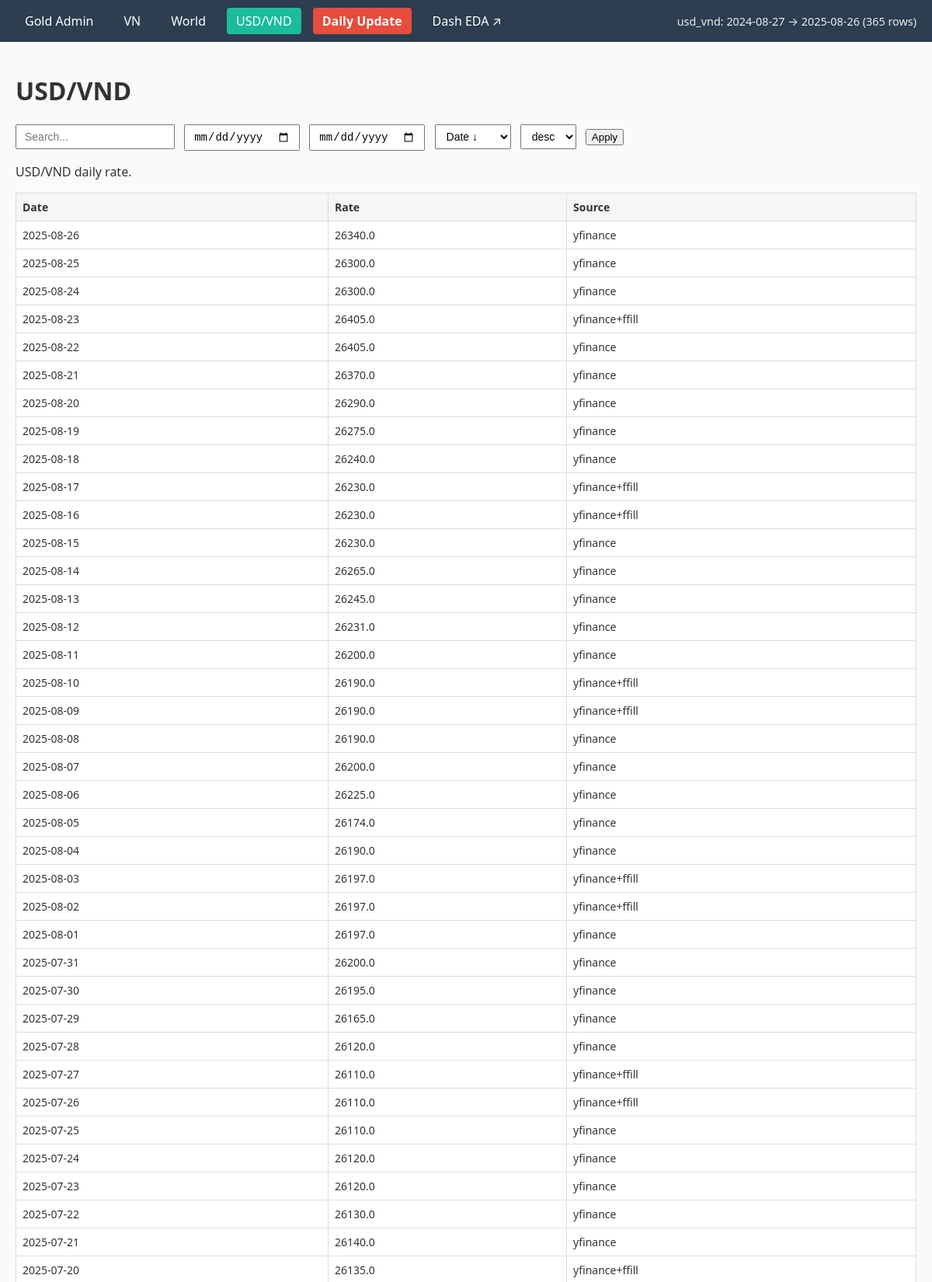
The page /admin/fx (upper part) on the database its author committed.
### tables this page shows
CREATE TABLE usd_vnd(
        date   TEXT PRIMARY KEY,   -- YYYY-MM-DD
        rate   REAL,               -- VND per USD
        source TEXT
    );

### backend/routes/admin.py (the view)
@admin_bp.get("/fx", endpoint="admin_fx")
def admin_fx():
    page = _page_arg()
    sort_col, sort_dir = _sort_args(default_col="date", default_dir="desc")
    q = (request.args.get("search") or "").strip()
    min_d, max_d, total_rows_all = get_min_max_rows("usd_vnd", "date")
    where = []
    params: list[Any] = []
    if q:
        where.append("(source LIKE ?)")
        params.append(f"%{_like(q)}%")
    where_sql = ("WHERE " + " AND ".join(where)) if where else ""
    count_sql = f"SELECT COUNT(*) FROM usd_vnd {where_sql}"
    total_rows = int(query(count_sql, tuple(params))[0][0])
    total_pages = max(1, ceil(total_rows / PAGE_SIZE))
    page = min(page, total_pages)
    offset = (page - 1) * PAGE_SIZE
    sortable = {"date", "rate", "source"}
    if sort_col not in sortable:
        sort_col = "date"
    order_sql = f"ORDER BY {sort_col} {sort_dir}"
    sql = f"""
        SELECT date, rate, source
        FROM usd_vnd
        {where_sql}
        {order_sql}
        LIMIT ? OFFSET ?
    """
    data_rows = query(sql, tuple(params + [PAGE_SIZE, offset]))
    columns = ["date", "rate", "source"]
    rows = _rows_to_dicts(columns, data_rows)
    headers = [
        ("date_desc", "Date ↓"), ("date_asc", "Date ↑"),
        ("rate_desc", "Rate ↓"), ("rate_asc", "Rate ↑"),
        ("source_asc", "Source ↑"), ("source_desc", "Source ↓"),
    ]
    sort_key = request.args.get("sort") or f"{sort_col}_{sort_dir}"
    if "_" in sort_key:
        col, dir_ = sort_key.rsplit("_", 1)
        sort_col, sort_dir = col, ("desc" if dir_ == "desc" else "asc")
    return render_template(
        "admin_table.html",
        title="USD/VND",
        nav="fx",
        rows=rows,
        page=page,
        total_pages=total_pages,
        page_size=PAGE_SIZE,
        total_rows=total_rows,
        brands=None,
        selected_brand="",
        date_from="",
        date_to="",
        search=q,
        headers=headers,
        sort=sort_key,
        order=("desc" if sort_key.endswith("desc") else "asc"),
        data_range={"table": "usd_vnd", "min_date": min_d, "max_date": max_d, "total_rows": total_rows_all},
        table="usd_vnd",
        columns=[("date", "Date"), ("rate", "Rate"), ("source", "Source")],
        help_text="USD/VND daily rate.",
    )

### backend/db.py (called while the page is built)
def _connect() -> sqlite3.Connection:
    conn = sqlite3.connect(DB_PATH)
    conn.row_factory = sqlite3.Row  # <-- KEY: rows behave like dicts
    return conn

def query(sql: str, params: Iterable[Any] | Mapping[str, Any] | None = None) -> List[sqlite3.Row]:
    with _connect() as conn:
        cur = conn.execute(sql, params or {})
        return cur.fetchall()

def get_min_max_rows(table: str, date_col: str = "date") -> tuple[str | None, str | None, int]:
    sql = f"SELECT MIN({date_col}) AS min_d, MAX({date_col}) AS max_d, COUNT(*) AS n FROM {table}"
    rows = query(sql)
    if not rows:
        return None, None, 0
    r = rows[0]
    return (r["min_d"], r["max_d"], int(r["n"] or 0))

### backend/routes/admin.py (called while the page is built)
def _page_arg(default: int = 1) -> int:
    try:
        p = int(request.args.get("page") or default)
        return max(1, p)
    except Exception:
        return default

def _sort_args(default_col: str, default_dir: str = "desc") -> tuple[str, str]:
    col = (request.args.get("sort") or default_col).strip()
    direction = (request.args.get("dir") or default_dir).lower()
    if direction not in ("asc", "desc"):
        direction = default_dir
    return col, direction

def _rows_to_dicts(columns: Sequence[str], rows: Iterable[Sequence[Any]]) -> list[dict[str, Any]]:
    out: list[dict[str, Any]] = []
    for r in rows:
        out.append({columns[i]: r[i] if i < len(r) else None for i in range(len(columns))})
    return out

### backend/templates/admin_table.html (shortened to what this page needs)
{% extends "base.html" %}
{% block content %}
<h1>{{ title }}</h1>
<form class="filters" method="get">
  <input type="text"
         name="search"
         placeholder="Search..."
         value="{{ search or request.args.get('search', '') }}"/>
  <input type="date" name="date_from" value="{{ date_from or '' }}"/>
  <input type="date" name="date_to"   value="{{ date_to or '' }}"/>
  <select name="sort" onchange="this.form.submit()">
    {% for key, label in headers %}
      <option value="{{ key }}" {{ 'selected' if sort == key else '' }}>{{ label }}</option>
    {% endfor %}
  </select>
  <select name="order" onchange="this.form.submit()">
    <option value="desc" {{ 'selected' if (order or '').lower() == 'desc' else '' }}>desc</option>
  </select>
  <button type="submit">Apply</button>
</form>
{% if help_text %}
  <p class="meta">{{ help_text }}</p>
{% endif %}
<table class="tbl">
  <thead>
    <tr>
      {% for key, label in columns %}
        <th>{{ label }}</th>
      {% endfor %}
    </tr>
  </thead>
  <tbody>
    {% if rows and rows|length %}
      {% for r in rows %}
        <tr>
          {% for key, label in columns %}
            <td>{{ r.get(key, '') }}</td>
          {% endfor %}
        </tr>
      {% endfor %}
    {% else %}
      <tr>
        <td colspan="{{ columns|length }}">No data</td>
      </tr>
    {% endif %}
  </tbody>
</table>
{% set prev = page - 1 %}
{% set next = page + 1 %}
{% endblock %}

### backend/static/css/main.css (style rules this page uses)
body { margin: 0; font-family: system-ui, -apple-system, "Segoe UI", Roboto, sans-serif; background: #fafafa; color: #333; }
form.filters { margin-bottom: 15px; }
form.filters input, form.filters select { margin-right: 8px; padding: 6px 10px; font-size: 14px; }
table.tbl { width: 100%; border-collapse: collapse; background: white; margin-bottom: 20px; }
table.tbl th, table.tbl td { border: 1px solid #ddd; padding: 8px; text-align: left; font-size: 14px; }
table.tbl th { background: #f4f6f8; }

### rows shown on the page
usd_vnd: get "2025-08-26" "26340.0" "yfinance"
usd_vnd: get "2025-08-25" "26300.0" "yfinance"
usd_vnd: get "2025-08-24" "26300.0" "yfinance"
usd_vnd: get "2025-08-23" "26405.0" "yfinance+ffill"
usd_vnd: get "2025-08-22" "26405.0" "yfinance"
usd_vnd: get "2025-08-21" "26370.0" "yfinance"
usd_vnd: get "2025-08-20" "26290.0" "yfinance"
usd_vnd: get "2025-08-19" "26275.0" "yfinance"
usd_vnd: get "2025-08-18" "26240.0" "yfinance"
usd_vnd: get "2025-08-17" "26230.0" "yfinance+ffill"
usd_vnd: get "2025-08-16" "26230.0" "yfinance+ffill"
usd_vnd: get "2025-08-15" "26230.0" "yfinance"
usd_vnd: get "2025-08-14" "26265.0" "yfinance"
usd_vnd: get "2025-08-13" "26245.0" "yfinance"
usd_vnd: get "2025-08-12" "26231.0" "yfinance"
usd_vnd: get "2025-08-11" "26200.0" "yfinance"
usd_vnd: get "2025-08-10" "26190.0" "yfinance+ffill"
usd_vnd: get "2025-08-09" "26190.0" "yfinance+ffill"
usd_vnd: get "2025-08-08" "26190.0" "yfinance"
usd_vnd: get "2025-08-07" "26200.0" "yfinance"
usd_vnd: get "2025-08-06" "26225.0" "yfinance"
usd_vnd: get "2025-08-05" "26174.0" "yfinance"
usd_vnd: get "2025-08-04" "26190.0" "yfinance"
usd_vnd: get "2025-08-03" "26197.0" "yfinance+ffill"
usd_vnd: get "2025-08-02" "26197.0" "yfinance+ffill"
usd_vnd: get "2025-08-01" "26197.0" "yfinance"
usd_vnd: get "2025-07-31" "26200.0" "yfinance"
usd_vnd: get "2025-07-30" "26195.0" "yfinance"
usd_vnd: get "2025-07-29" "26165.0" "yfinance"
usd_vnd: get "2025-07-28" "26120.0" "yfinance"
usd_vnd: get "2025-07-27" "26110.0" "yfinance+ffill"
usd_vnd: get "2025-07-26" "26110.0" "yfinance+ffill"
usd_vnd: get "2025-07-25" "26110.0" "yfinance"
usd_vnd: get "2025-07-24" "26120.0" "yfinance"
usd_vnd: get "2025-07-23" "26120.0" "yfinance"
usd_vnd: get "2025-07-22" "26130.0" "yfinance"
usd_vnd: get "2025-07-21" "26140.0" "yfinance"
usd_vnd: get "2025-07-20" "26135.0" "yfinance+ffill"

### other values the page prints
{{ data_range.table }} "usd_vnd"
{{ data_range.min_date }} "2024-08-27"
{{ data_range.max_date }} "2025-08-26"
{{ data_range.total_rows }} "365"
{{ title }} "USD/VND"
{{ help_text }} "USD/VND daily rate."
{{ label }} "Date" "Rate" "Source"
form field sort "Date ↓"
